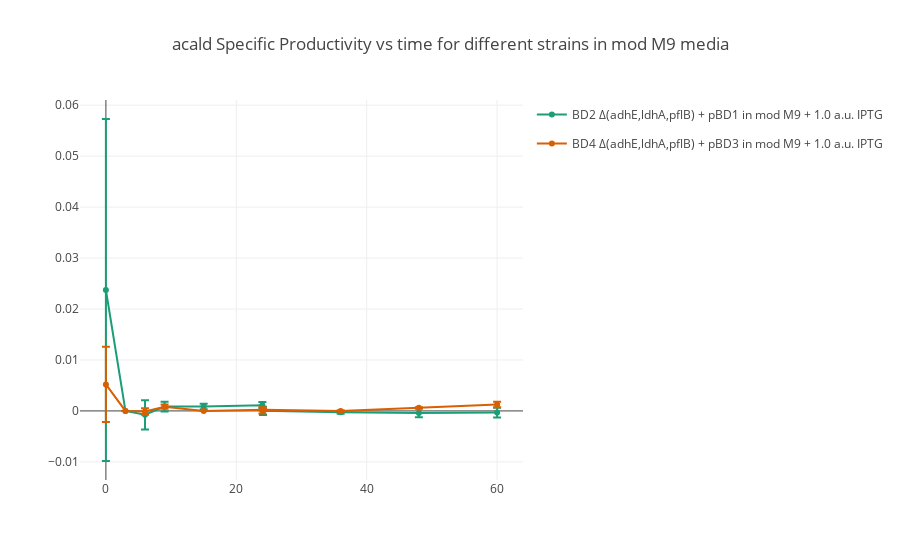
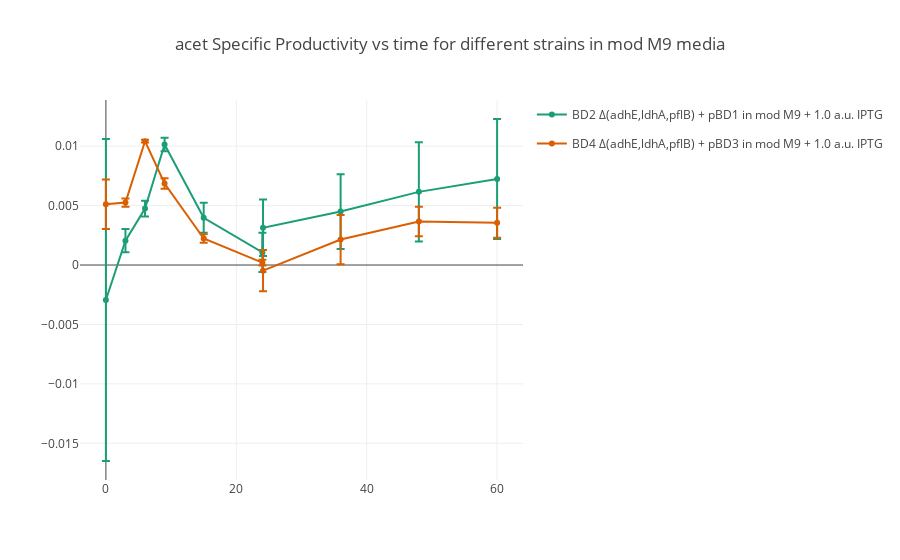

Notebook code for these charts, in order:
### Markdown cell above
## Exploring features

With a standard schema for the data, we can now begin to explore some of the features which have been generated. Features include things like:

- rate ($g\ \ h^{-1}$)
- yield ($g_{product}\ \ g_{substrate}^{-1}$)
- specific productivity ($g\ \ gdw^{-1}\ \ h^{-1}$)
- normalized data (e.g. $a.u. fluorescence\ \ OD_{600}^{-1}$)

### Code cell
implot.plot_timecourse_orderby_basemedia(expt,feature='specific_productivity')

### Figure 1 — Plotly figure (JSON) as saved in the notebook; plotly's stock layout.template omitted (floating-point values rounded to 4 significant figures)
{"data": [{"error_y": {"array": [0.03356, 0, 0.002873, 0.0009518, 0.0005353, 0.00065, 0.0008157, 0.0002838, 0.0008596, 0.0009413], "color": "rgb(27,158,119)", "type": "data", "visible": true}, "legendgroup": "BD2 Δ(adhE,ldhA,pflB) + pBD1mod M9 + 1.0 a.u. IPTG", "line": {"color": "rgb(27,158,119)"}, "marker": {"color": "rgb(27,158,119)"}, "name": "BD2 Δ(adhE,ldhA,pflB) + pBD1 in mod M9 + 1.0 a.u. IPTG", "showlegend": true, "type": "scatter", "x": [0, 3, 6, 9, 15, 24, 24.1, 36, 48, 60], "y": [0.02373, 0, -0.0007563, 0.0008499, 0.0008718, 0.001102, 2.123e-05, -0.00026, -0.0003936, -0.0003344]}, {"error_y": {"array": [0.007365, 0, 0.0006352, 0.000415, 3.5e-05, 0.0006102, 0.0001638, 9.251e-05, 0.0001265, 0.000559], "color": "rgb(217,95,2)", "type": "data", "visible": true}, "legendgroup": "BD4 Δ(adhE,ldhA,pflB) + pBD3mod M9 + 1.0 a.u. IPTG", "line": {"color": "rgb(217,95,2)"}, "marker": {"color": "rgb(217,95,2)"}, "name": "BD4 Δ(adhE,ldhA,pflB) + pBD3 in mod M9 + 1.0 a.u. IPTG", "showlegend": true, "type": "scatter", "x": [0, 3, 6, 9, 15, 24, 24.1, 36, 48, 60], "y": [0.005208, 0, -0.0001141, 0.0008342, -5.855e-06, 0.0001156, 0.0002181, -3.339e-05, 0.000613, 0.001256]}], "layout": {"title": "acald Specific Productivity vs time for different strains in mod M9 media"}}

### Figure 2 — Plotly figure (JSON) as saved in the notebook; plotly's stock layout.template omitted (floating-point values rounded to 4 significant figures)
{"data": [{"error_y": {"array": [0.01354, 0.0009796, 0.0006586, 0.0005662, 0.001268, 0.001643, 0.002383, 0.003149, 0.004166, 0.005049], "color": "rgb(27,158,119)", "type": "data", "visible": true}, "legendgroup": "BD2 Δ(adhE,ldhA,pflB) + pBD1mod M9 + 1.0 a.u. IPTG", "line": {"color": "rgb(27,158,119)"}, "marker": {"color": "rgb(27,158,119)"}, "name": "BD2 Δ(adhE,ldhA,pflB) + pBD1 in mod M9 + 1.0 a.u. IPTG", "showlegend": true, "type": "scatter", "x": [0, 3, 6, 9, 15, 24, 24.1, 36, 48, 60], "y": [-0.002945, 0.002051, 0.004748, 0.01014, 0.003978, 0.001065, 0.003133, 0.004496, 0.006156, 0.007236]}, {"error_y": {"array": [0.002078, 0.0003381, 0.0001103, 0.0004333, 0.0003548, 0.000241, 0.001737, 0.002076, 0.001251, 0.001259], "color": "rgb(217,95,2)", "type": "data", "visible": true}, "legendgroup": "BD4 Δ(adhE,ldhA,pflB) + pBD3mod M9 + 1.0 a.u. IPTG", "line": {"color": "rgb(217,95,2)"}, "marker": {"color": "rgb(217,95,2)"}, "name": "BD4 Δ(adhE,ldhA,pflB) + pBD3 in mod M9 + 1.0 a.u. IPTG", "showlegend": true, "type": "scatter", "x": [0, 3, 6, 9, 15, 24, 24.1, 36, 48, 60], "y": [0.005118, 0.005251, 0.01042, 0.006858, 0.002233, 0.0001979, -0.0004721, 0.002142, 0.003663, 0.00356]}], "layout": {"title": "acet Specific Productivity vs time for different strains in mod M9 media"}}
